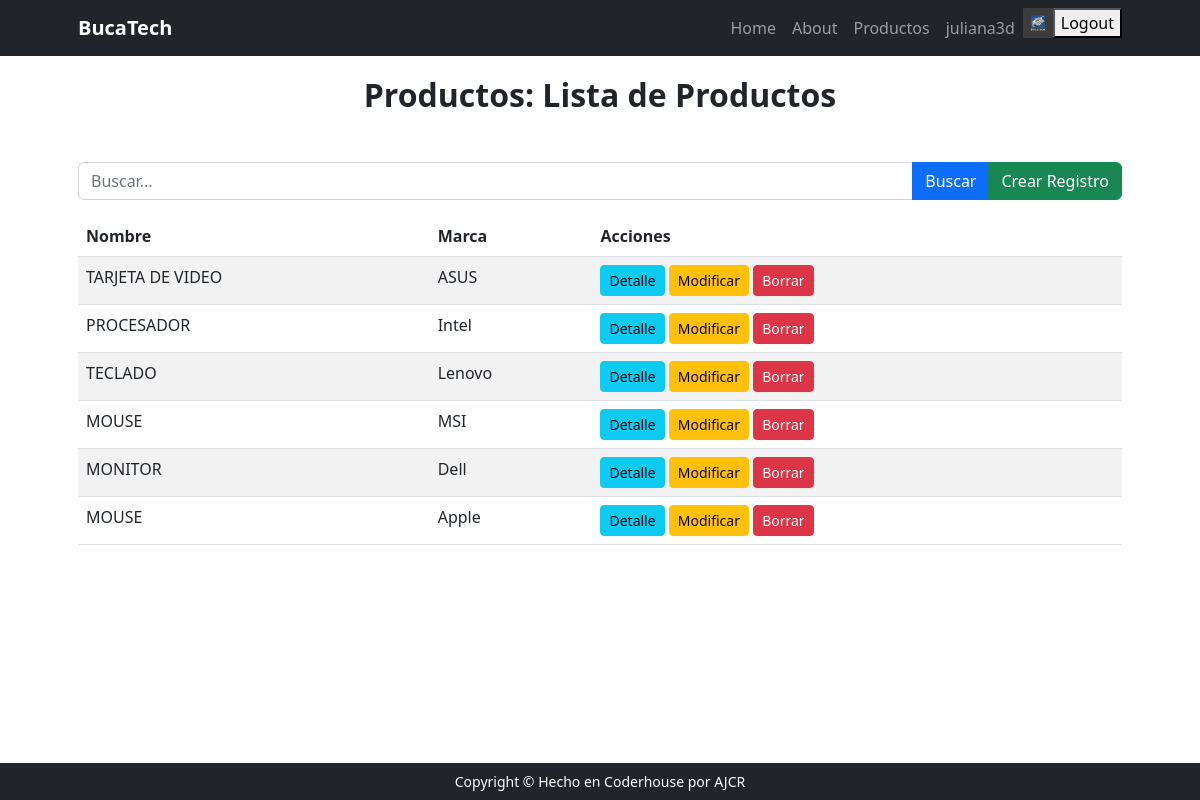
The app's page /products/product/list (signed in) with its own data.
### ventas/models.py (models this page shows, shortened)
class Vendedor(models.Model):
    usuario = models.OneToOneField(User, on_delete=models.CASCADE, related_name='vendedor')
    celular = models.CharField(max_length=50, blank=True, null=True)
    avatar = models.ImageField(upload_to='avatares', blank=True, null=True)
    class Meta:
        verbose_name = 'Vendedor'
        verbose_name_plural = 'Vendedores'

### productos/models.py (models this page shows, shortened)
class Product(models.Model):
    name = models.CharField(max_length=200)
    description = models.TextField()
    price = models.DecimalField(max_digits=10, decimal_places=2)
    stock_quantity = models.IntegerField()
    category = models.ForeignKey(Category, on_delete=models.CASCADE)
    brand = models.ForeignKey(Brand, on_delete=models.CASCADE)
    specs = models.JSONField(null=True, blank=True)  # To store specifications like RAM, Storage, etc.
    image = models.ImageField(upload_to='core/img/', null=True, blank=True)
    class Meta:
        verbose_name = 'Producto'
        verbose_name_plural = 'Producto'

class Brand(models.Model):
    name = models.CharField(max_length = 100)
    description = models.TextField()
    def __str__(self) -> str:
        return self.name
    class Meta:
        verbose_name = 'Brand'
        verbose_name_plural = 'Brand'

### productos/views.py (the view)
class ProductList(ListView):
    model = Product
    template_name = 'product/product_list.html' ## Preguntar como arreglar
    def get_queryset(self):
        queryset = super().get_queryset()
        q = self.request.GET.get('q')
        if q:
            queryset = Product.objects.filter(name__icontains=q)
        return queryset

### productos/templates/product/product_list.html
{% extends 'core/base.html' %}
{% block header %}
    Productos: Lista de Productos
{% endblock header %}
{% block main %}
    <form action="{% url 'productos:product_list' %}" method="get" class="mb-3">
        <div class="input-group">
            <input type="text" name="q" class="form-control" placeholder="Buscar..." />
            <button type="submit" class="btn btn-primary">Buscar</button>
            <a href="{% url 'productos:product_create' %}" class="btn btn-success">Crear Registro</a>
        </div>
    </form>
    <div class="table-responsive">
        <table class="table table-striped">
            <thead>
                <tr>
                    <th scope="col">Nombre</th>
                    <th scope="col">Marca</th>
                    <th scope="col">Acciones</th>
                </tr>
            </thead>
            <tbody>
                {% for object in object_list %}
                <tr>
                    <td>{{ object.name | upper }}</td>
                    <td>{{ object.brand }}</td>
                    <td>
                        <a href="{% url 'productos:product_detail' object.id %}" class="btn btn-info btn-sm">Detalle</a>
                        <a href="{% url 'productos:product_update' object.id %}" class="btn btn-warning btn-sm">Modificar</a>
                        <a href="{% url 'productos:product_delete' object.id %}" class="btn btn-danger btn-sm">Borrar</a>
                    </td>
                </tr>
                {% empty %}
                <tr>
                    <td colspan="3" class="text-center">No hay registros</td>
                </tr>
                {% endfor %}
            </tbody>
        </table>
    </div>
{% endblock main %}

### core/templates/core/componentes/navbar.html (shortened to what this page needs)
{% load static %}
<nav class="navbar navbar-expand-lg navbar-dark bg-dark">
    <div class="container px-5">
        <a class="navbar-brand" href="{% url 'core:index' %}">
            <strong>BucaTech</strong>
        </a>
        <div class="collapse navbar-collapse" id="navbarSupportedContent">
            <ul class="navbar-nav ms-auto mb-2 mb-lg-0">
                <li class="nav-item"><a class="nav-link" href="{% url 'core:index' %}">Home</a></li>
                <li class="nav-item"><a class="nav-link" href="{% url 'core:about' %}">About</a></li>
                {% if user.is_authenticated %}
                <li class="nav-item"><a class="nav-link" href="{% url 'productos:index' %}">Productos</a></li>
                <li class="nav-item"><a class="nav-link" href="{% url 'core:profile' %}">{{ user.username }}</a></li>
                {% if user.vendedor.avatar %}
                <img src="{{ user.vendedor.avatar.url }}" alt="avatar" style="height: 30px" />
                {% else %}
                <img src="{% static 'core/img/perfil.png' %}" alt="avatar" style="height: 30px" />
                {% endif %}
            <form action="{% url 'core:logout' %}" method="post">
                <button type="submit">Logout</button>
            </form>
            {% else %}
            <li class="nav-item"><a class="nav-link" href="{% url 'core:login' %}">Login</a></li>
            {% endif %}
        </ul>
    </div>
</div>
</nav>

### records on screen
Product: name "TARJETA DE VIDEO", brand "ASUS"
Product: name "PROCESADOR", brand "Intel"
Product: name "TECLADO", brand "Lenovo"
Product: name "MOUSE", brand "MSI"
Product: name "MONITOR", brand "Dell"
Product: name "MOUSE", brand "Apple"

### other values on screen
{{ user.username }} "juliana3d"
